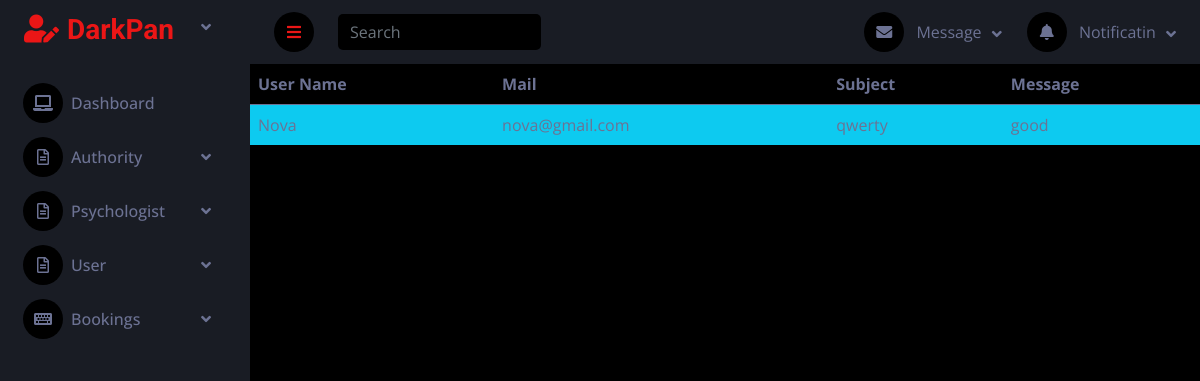
The app's page /contp with its own data.
### userapp/models.py (models this page shows)
class contdb(models.Model):
    cname=models.CharField(max_length=30)
    cmail=models.EmailField()
    csub=models.CharField(max_length=100, default='none')
    cmsg=models.TextField()

### adminapp/views.py (the view)
# urls.py: path('contp',views.contp,name='contp'),
def contp(request):
    con=contdb.objects.all()
    cont={
        'inf':con
    }
    return render(request,'contp.html',cont)

### adminapp/templates/contp.html
{% extends 'aindx.html' %}
{% block cnt %}
<div class="card-block table-border-style">
    <div class="table-responsive">
        <table class="table table-inverse">
            <thead>
                <tr>
                    <th>User Name</th>
                    <th>Mail</th>
                    <th>Subject</th>
                    <th>Message</th>
                </tr>
            </thead>
            <tbody>
                {% for i in inf %}
                <tr class="bg-info">
                    <td>{{i.cname}}</td>
                    <td>{{i.cmail}}</td>
                    <td>{{i.csub}}</td>
                    <td>{{i.cmsg}}</td>
                </tr>
                {% endfor %}
            </tbody>
        </table>
    </div>
</div>
{% endblock %}

### adminapp/static/css/style.css (style rules this page uses)
:root { --primary: #EB1616; --secondary: #191C24; --light: #6C7293; --dark: #000000; }

### records on screen
contdb: cname "Nova", cmail "nova@gmail.com", csub "qwerty", cmsg "good"
